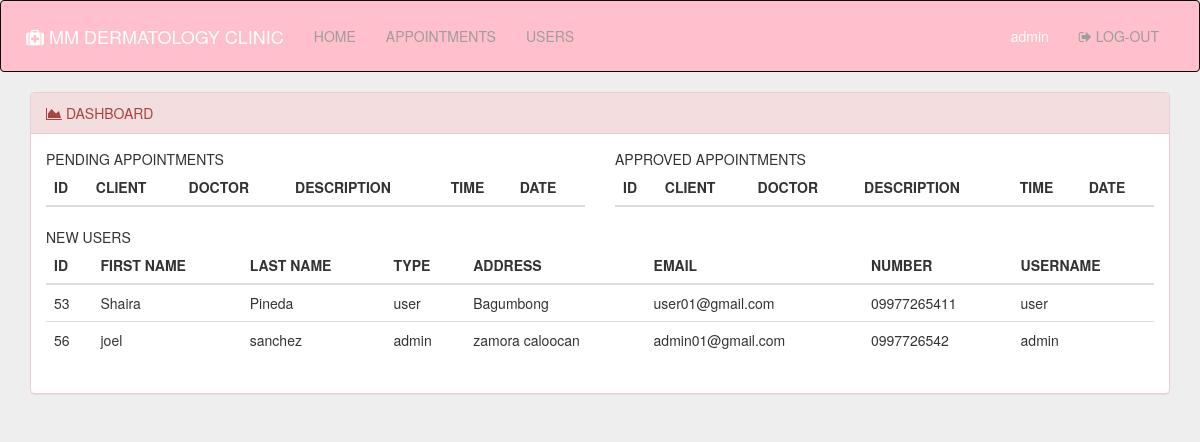
/admin/home.php (signed in), run on the app's committed database.
### tables this page shows
CREATE TABLE `users` (
  `id` int(11) NOT NULL,
  `username` varchar(100) NOT NULL,
  `email` varchar(100) NOT NULL,
  `user_type` varchar(100) NOT NULL,
  `password` varchar(100) NOT NULL,
  `status` varchar(100) NOT NULL,
  `address` varchar(100) NOT NULL,
  `number` varchar(100) NOT NULL,
  `firstname` varchar(100) NOT NULL,
  `lastname` varchar(100) NOT NULL
);

### admin/home.php (the view, shortened to what this page needs)
<?php
include('../functions.php');
?>
<!DOCTYPE html>
<html>
<head>
	<link rel="stylesheet" type="text/css" href="../css/bootstrap.min.css">
	<link rel="stylesheet" type="text/css" href="../css/font-awesome.css">
	<link rel="stylesheet" href="../css/dataTables.bootstrap.min.css">
</head>
<body style="background-color: #EEE;">
	<nav class="navbar navbar-inverse" style="background-color: pink; padding: 10px 10px;">
	  <div class="container-fluid">
	    <div class="navbar-header">
	      <a class="navbar-brand" style="color: white;"><i class="fa fa-medkit"></i> MM DERMATOLOGY CLINIC</a>
	    </div>
	    <div class="collapse navbar-collapse" id="myNavbar">
	      <ul class="nav navbar-nav navbar-center">
	        <li style="border-style: inset; border: 1px white;"><a  href="home.php">HOME</a></li>
	        <li style="border-style: inset; border: 1px white;"><a  href="appointments.php">APPOINTMENTS</a></li>
	        <li style="border-style: inset; border: 1px white;"><a  href="users.php">USERS</a></li>
	      </ul>
	      <ul class="nav navbar-nav navbar-right">
	      	<li><a href="" style="color: white; cursor: default;"><?php echo $_SESSION['user']['username']; ?></a></li>
		      <li><a href="home.php?logout='1'"><span class=" fa fa-sign-out"></span> LOG-OUT</a></li>
		    </ul>
	    </div>
	  </div>
	</nav>
	<div class="container">
		<div class="panel panel-danger">
			<div class="panel-heading">
				<i class="fa fa-area-chart"></i> DASHBOARD
			</div>
			<div class="panel-body">
				<div class="row">
					<div class="col-md-6">
						PENDING APPOINTMENTS
						<table class="table table-hover">
							<thead>
								<tr>
									<th>ID</th>
									<th>CLIENT</th>
									<th>DOCTOR</th>
									<th>DESCRIPTION</th>
									<th>TIME</th>
									<th>DATE</th>
								</tr>
							</thead>
						</table>
					</div>
					<div class="col-md-6">
						APPROVED APPOINTMENTS
						<table class="table table-hover">
							<thead>
								<tr>
									<th>ID</th>
									<th>CLIENT</th>
									<th>DOCTOR</th>
									<th>DESCRIPTION</th>
									<th>TIME</th>
									<th>DATE</th>
								</tr>
							</thead>
						</table>
					</div>
					<div class="col-md-12">
						NEW USERS
						<table class="table table-hover">
							<thead>
								<tr>
									<th>ID</th>
									<th>FIRST NAME</th>
									<th>LAST  NAME</th>
									<th>TYPE</th>
									<th>ADDRESS</th>
									<th>EMAIL</th>
									<th>NUMBER</th>
									<th>USERNAME</th>
								</tr>
							</thead>
							<tbody>
								<?php
								$sql = "SELECT * FROM users";
								$result = mysqli_query($db,$sql);
								while ($row = mysqli_fetch_array($result)) {
								?>
								<tr>
									<td><?php echo $row['id']; ?></td>
									<td><?php echo $row['firstname']; ?></td>
									<td><?php echo $row['lastname']; ?></td>
									<td><?php echo $row['user_type']; ?></td>
									<td><?php echo $row['address']; ?></td>
									<td><?php echo $row['email']; ?></td>
									<td><?php echo $row['number']; ?></td>
									<td><?php echo $row['username']; ?></td>
								</tr>
								<?php } ?>
							</tbody>
						</table>
					</div>
				</div>
			</div>
		</div>
	</div>
</body>
</html>

### data on the page
users: id "53", firstname "Shaira", lastname "Pineda", user_type "user", address "Bagumbong", email "user01@gmail.com", number "09977265411", username "user"
users: id "56", firstname "joel", lastname "sanchez", user_type "admin", address "zamora caloocan", email "admin01@gmail.com", number "0997726542", username "admin"

### other printed values
$_SESSION['user']['username'] "admin"
